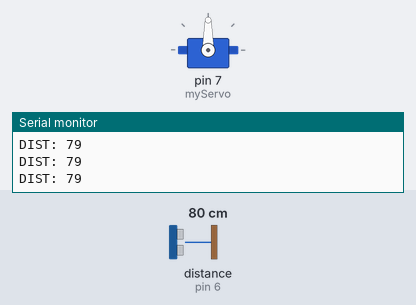
This sketch was run on a simulated Arduino Uno, built with avr-gcc and run on an emulated ATmega328P. Shown: servo, the last lines printed to the serial monitor. Wiring (inferred from the names in the program): ultrasonic range finder: trigger pin 5; echo pin 6. The test bench sets the inputs (shaded band); at power-on: distance to the obstacle (sensor on pin 6) 80 cm. The echo pulse lasts 58.3 µs per cm.

Above: at 1.2 s.
1.3 s: distance to the obstacle (sensor on pin 6) set to 17 cm
2.8 s: distance to the obstacle (sensor on pin 6) set to 14 cm
At 5.7 s:
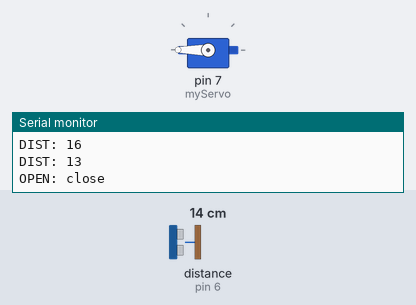
5.8 s: distance to the obstacle (sensor on pin 6) set to 99 cm
7.8 s: distance to the obstacle (sensor on pin 6) set to 106 cm
At 8.3 s:
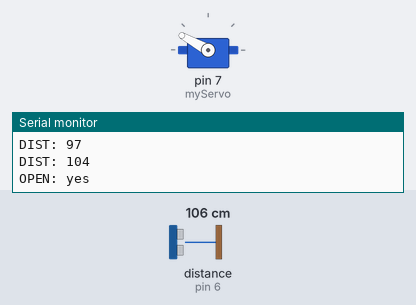
At 10.9 s:
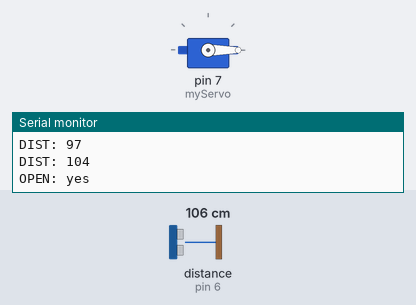
Timing chart, 0 to 11.8 s (numbered marks = the images above; inputs shaded):
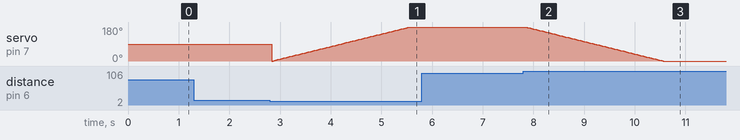

The sketch:

main.ino
```cpp
#include <Servo.h>

const int trigPin = 5;
const int echoPin = 6;

long duration;
int distance;
Servo myServo;

int open = 0;
int op_complete = 1;

void setup() {
    pinMode(trigPin, OUTPUT);
    pinMode(echoPin, INPUT);
    Serial.begin(9600);
    myServo.attach(7);
    // resetServo();
}

void resetServo() {
    for (int pos = myServo.read(); pos >= 0; pos -= 1) {
        myServo.write(pos);
        delay(15);
    }
    open = 0;
    op_complete = 1;
}

void loop() {
    distance = calculateDistance();
    Serial.print("DIST: ");
    Serial.println(distance);

    if (distance < 15 && distance != 0 && op_complete == 1) {
        if (open == 0) {
            Serial.println("OPEN: close");
            for (int pos = 0; pos <= 180; pos += 1) {
                myServo.write(pos);
                op_complete = 0;
                delay(15);
            }
            open = 1;
            op_complete = 1;
            delay(1000);
        }
    } else if (distance > 100 && op_complete == 1) {
        if (open == 1) {
            Serial.println("OPEN: yes");
            for (int pos = 180; pos >= 0; pos -= 1) {
                myServo.write(pos);
                delay(15);
            }
            open = 0;
            op_complete = 1;
            delay(1000);
        }
    }
}

int calculateDistance() {
    digitalWrite(trigPin, LOW);
    delayMicroseconds(2);
    digitalWrite(trigPin, HIGH);
    delayMicroseconds(10);
    digitalWrite(trigPin, LOW);
    duration = pulseIn(echoPin, HIGH);
    distance = duration * 0.034 / 2;
    return distance;
}
```

Measured:
- the behaviour switches between 16 and 15 cm on distance to the obstacle (sensor on pin 6) (found by bisection; images 0 and 1)
- the behaviour switches between 101 and 102 cm on distance to the obstacle (sensor on pin 6) (found by bisection; images 1 and 2)
- after the input at 7.8 s, servo on pin 7 (myServo): moves from 180° to 0° over 2.7 s, starting after 0.05 s
